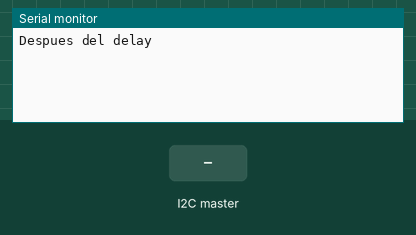
This sketch was run on a simulated Arduino Uno, built with avr-gcc and run on an emulated ATmega328P. Shown: the last lines printed to the serial monitor. Inputs (shaded band) come from the test bench.

Above: at 1.2 s.
1.3 s: the I2C master sends the byte 1
At 1.9 s:
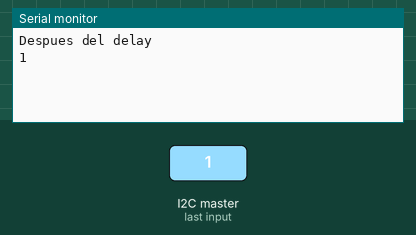
2.8 s: the I2C master sends the byte 0
At 2.96 s:
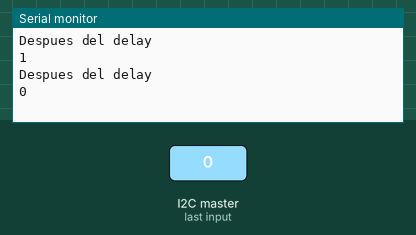

The sketch:

Comunicacion_esp.ino
```cpp
#include <Wire.h>

byte distanciaValor;

void setup()
{
    Wire.begin(1);
    Serial.begin(115200);
    Wire.onReceive(receiveEvent);
}

void loop()
{
    delay(1000);
    Serial.println("Despues del delay");
}

void receiveEvent(int Press)
{
    distanciaValor = Wire.read();
    Serial.println(distanciaValor);
}
```

Measured:
- after the input at 1.3 s, the serial monitor: prints a new line at once (image 1)
- after the input at 2.8 s, the serial monitor: prints a new line at once (image 2)
